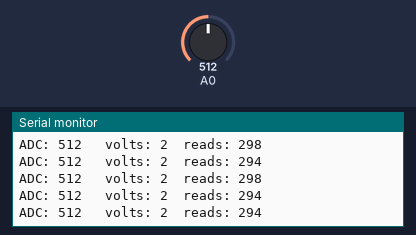
A sketch run on a simulated Arduino Uno, built with avr-gcc and run on an emulated ATmega328P. Shown: the last lines printed to the serial monitor. The test bench sets the inputs (shaded band); at power-on: A0 = 512.

Above: at 2.7 s.
2.8 s: A0 set to 11
At 2.82 s:
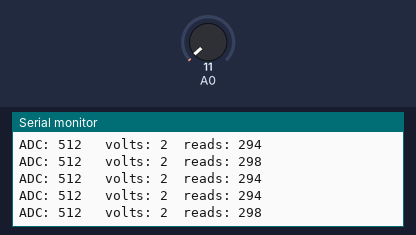
5.8 s: A0 set to 8
At 5.86 s:
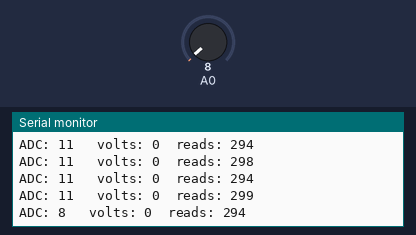
Timing chart, 0 to 8.8 s (numbered marks = the images above; inputs shaded):
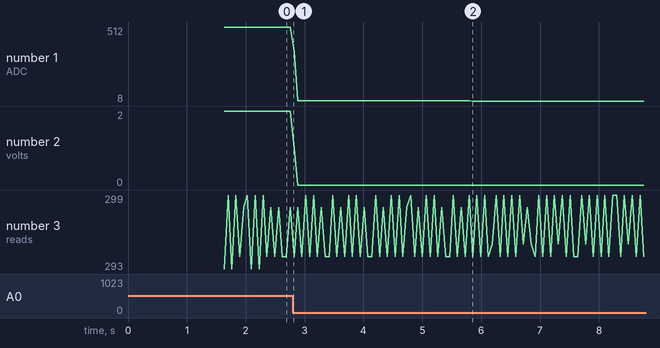

Measured:
- after the input at 5.8 s, the serial monitor: prints a new line after 0.06 s (image 2)
- plotted number 1: 512 → 11 after the input at 2.8 s, 11 → 8 after the input at 5.8 s
- plotted number 2: 2 → 0 after the input at 2.8 s
- plotted number 3: 299 → 295 after the input at 5.8 s

The sketch:

MD_CurrentSensor_PowerLineSampling.ino
```cpp
/*
  Test Current Sensor
  Reads the sensor at integrals of power line frequency
  to smooth output values.

  Hardware: Modern Device Current Sensor Output on pin A0
  Arduino ground Modern Device Current Sensor ground
  Arduino +5V to Modern Device Current Sensor +5 volts
*/

void setup() {
  delay(1500); // let serial monitor open
  Serial.begin(9600);
  Serial.print("Current Sensor Test");
}

void loop() {

  float total = 0;
  long reads = 0;  // just to monitor performance
  //               // feel free to delete  unsigned long start = millis();


  // read four power cycles
  const unsigned long PowerLineIntegralDelayMS = (4 * 1000/60);
  //const unsigned long EU_PowerLineIntegralDelayMS = (4 * 1000/50); // use in EU

  unsigned long start = millis();
  while  (millis() - start < PowerLineIntegralDelayMS) {
    total = total + analogRead(A0);
    reads++;
    delayMicroseconds(100);
  }

  total = total / reads;

  Serial.print("ADC: ");
  Serial.print(total, 0);
  Serial.print("\t ");
  Serial.print("volts: ");
  Serial.print(int(total * 5.0 / 1024.0));
  Serial.print("\treads: ");
  Serial.println(reads);
}
```
